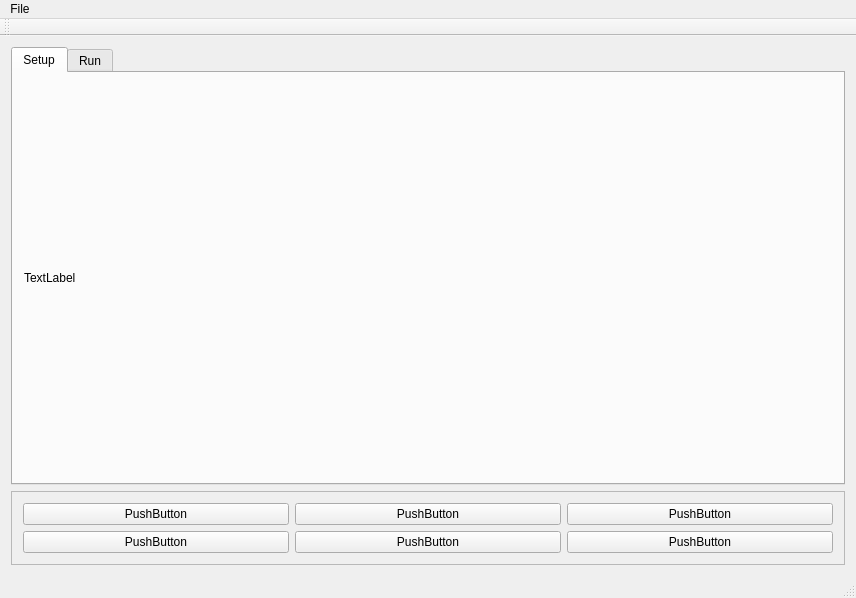
<?xml version="1.0" encoding="UTF-8"?>
<ui version="4.0">
 <class>MainWindow</class>
 <widget class="QMainWindow" name="MainWindow">
  <property name="geometry">
   <rect>
    <x>0</x>
    <y>0</y>
    <width>856</width>
    <height>598</height>
   </rect>
  </property>
  <property name="windowTitle">
   <string>MainWindow</string>
  </property>
  <widget class="QWidget" name="centralWidget">
   <layout class="QGridLayout" name="gridLayout">
    <item row="0" column="0">
     <widget class="QTabWidget" name="tabWidget">
      <property name="sizePolicy">
       <sizepolicy hsizetype="Expanding" vsizetype="Expanding">
        <horstretch>0</horstretch>
        <verstretch>0</verstretch>
       </sizepolicy>
      </property>
      <property name="currentIndex">
       <number>0</number>
      </property>
      <widget class="QWidget" name="tabSetup">
       <attribute name="title">
        <string>Setup</string>
       </attribute>
       <layout class="QGridLayout" name="gridLayout_3">
        <item row="0" column="0">
         <widget class="QLabel" name="label">
          <property name="sizePolicy">
           <sizepolicy hsizetype="Expanding" vsizetype="Expanding">
            <horstretch>0</horstretch>
            <verstretch>0</verstretch>
           </sizepolicy>
          </property>
          <property name="text">
           <string>TextLabel</string>
          </property>
         </widget>
        </item>
       </layout>
      </widget>
      <widget class="QWidget" name="tab_2">
       <attribute name="title">
        <string>Run</string>
       </attribute>
      </widget>
     </widget>
    </item>
    <item row="1" column="0">
     <widget class="QFrame" name="frame">
      <property name="sizePolicy">
       <sizepolicy hsizetype="Expanding" vsizetype="Minimum">
        <horstretch>0</horstretch>
        <verstretch>0</verstretch>
       </sizepolicy>
      </property>
      <property name="frameShape">
       <enum>QFrame::StyledPanel</enum>
      </property>
      <property name="frameShadow">
       <enum>QFrame::Raised</enum>
      </property>
      <layout class="QGridLayout" name="gridLayout_2">
       <item row="0" column="2">
        <widget class="QPushButton" name="pushButton_2">
         <property name="text">
          <string>PushButton</string>
         </property>
        </widget>
       </item>
       <item row="0" column="0">
        <widget class="QPushButton" name="pushButton">
         <property name="text">
          <string>PushButton</string>
         </property>
        </widget>
       </item>
       <item row="1" column="0">
        <widget class="QPushButton" name="pushButton_3">
         <property name="text">
          <string>PushButton</string>
         </property>
        </widget>
       </item>
       <item row="1" column="2">
        <widget class="QPushButton" name="pushButton_4">
         <property name="text">
          <string>PushButton</string>
         </property>
        </widget>
       </item>
       <item row="0" column="1">
        <widget class="QPushButton" name="pushButton_5">
         <property name="text">
          <string>PushButton</string>
         </property>
        </widget>
       </item>
       <item row="1" column="1">
        <widget class="QPushButton" name="pushButton_6">
         <property name="text">
          <string>PushButton</string>
         </property>
        </widget>
       </item>
      </layout>
     </widget>
    </item>
   </layout>
  </widget>
  <widget class="QMenuBar" name="menuBar">
   <property name="geometry">
    <rect>
     <x>0</x>
     <y>0</y>
     <width>856</width>
     <height>21</height>
    </rect>
   </property>
   <widget class="QMenu" name="menuFile">
    <property name="title">
     <string>File</string>
    </property>
    <addaction name="actionOpen"/>
    <addaction name="separator"/>
    <addaction name="actionExit"/>
   </widget>
   <addaction name="menuFile"/>
  </widget>
  <widget class="QToolBar" name="mainToolBar">
   <attribute name="toolBarArea">
    <enum>TopToolBarArea</enum>
   </attribute>
   <attribute name="toolBarBreak">
    <bool>false</bool>
   </attribute>
  </widget>
  <widget class="QStatusBar" name="statusBar"/>
  <action name="actionOpen">
   <property name="text">
    <string>Open</string>
   </property>
  </action>
  <action name="actionExit">
   <property name="text">
    <string>Exit</string>
   </property>
  </action>
 </widget>
 <layoutdefault spacing="6" margin="11"/>
 <resources/>
 <connections/>
</ui>
